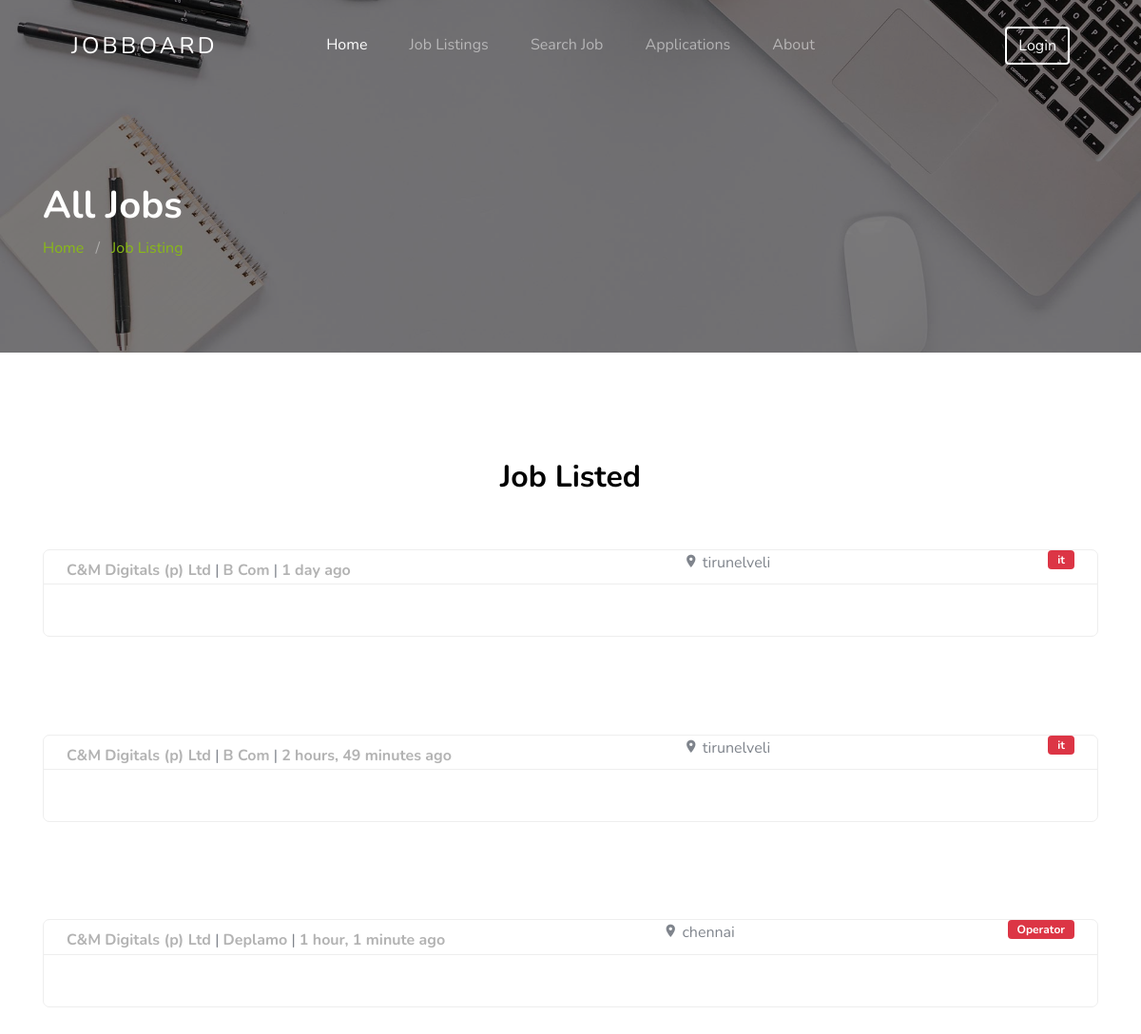
The app's page /alljob with its own data.
### app1/models.py (models this page shows, shortened)
class job(models.Model):
    job_id = models.CharField(max_length=10)
    job_role = models.CharField( max_length=50)
    drive_company_name = models.CharField(max_length=50)
    job_category = models.CharField(max_length=50,)
    job_location = models.CharField(max_length=50)
    qualification = models.CharField(max_length=50)
    vacancies = models.IntegerField()
    experience = models.CharField(max_length=50)
    venue_details = models.TextField(max_length=200, blank=True, null=True)
    published_date = models.DateTimeField(auto_now_add=True)
    last_modified = models.DateTimeField(auto_now_add = True)
    objects = models.Manager()
    jb_manager = jobmanager()
    is_active = models.BooleanField(default=True)
    class Meta:
        db_table = ''
        managed = True
        verbose_name = 'jobDetails'
        verbose_name_plural = 'jobDetailss'

### app1/views.py (the view)
# urls.py: path('alljob', views.view_all_jobs, name="viewall"),
def view_all_jobs(request):
    content = {}
    content['data'] = job.objects.all()
    return render(request, 'dashboard.html',content)

### app1/templates/dashboard.html (shortened to what this page needs)
{% extends 'base.html' %}
{% load static %}
{% block data %}
<section class="section-hero overlay inner-page bg-image" style="background-image: url('images/hero_1.jpg');" id="home-section">
  <div class="container">
    <div class="row">
      <div class="col-md-7">
        <h1 class="text-white font-weight-bold">All Jobs</h1>
        <div class="custom-breadcrumbs">
          <a href="{% url 'index' %}">Home</a> <span class="mx-2 slash">/</span>
          <a href="{% url 'viewall' %}">Job Listing</a>
        </div>
      </div>
    </div>
  </div>
</section>
  <section class="site-section">
    <div class="container">
      <div class="row mb-5 justify-content-center">
        <div class="col-md-7 text-center">
          <h2 class="section-title mb-2">Job Listed</h2>
        </div>
      </div>
      {% for d in data %}
      <ul class="job-listings mb-5">
        <li class="job-listing d-block d-sm-flex pb-3 pb-sm-0 align-items-center">
          <a href="/getjob/{{d.id}}"></a>
          <div class="job-listing-about d-sm-flex custom-width w-100 justify-content-between mx-4">
            <div class="job-listing-position custom-width w-50 mb-3 mb-sm-0">
              <strong>{{d.drive_company_name}} </strong>|
              <strong> {{d.qualification}} </strong>|
              <strong> {{d.published_date|timesince}} ago</strong>
            </div>
            <div class="job-listing-location mb-3 mb-sm-0 custom-width w-25">
              <span class="icon-room"></span> {{d.job_location}}
            </div>
            <div class="job-listing-meta">
              <span class="badge badge-danger">{{d.job_category}}</span>
            </div>
          </div>
        </li>
        <br><br>
        </ul>
        <br><br>
      {% endfor %}
    </div>
  </section>
{% endblock data%}

### app1/static/css/style.css (style rules this page uses)
body { font-weight: 400; font-size: 1rem; line-height: 1.7; position: relative; }
body:after { content: ""; position: absolute; top: 0; left: 0; right: 0; bottom: 0; background: rgba(0, 0, 0, 0.7); z-index: 100; opacity: 0; visibility: hidden; -webkit-transition: .3s all ease; -o-transition: .3s all ease; transition: .3s all ease; }
h1, h2, h3, h4 { color: #000; }
.site-section { padding-top: 7rem; padding-bottom: 7rem; position: relative; z-index: 2; }
.bg-image { background-size: cover; background-position: center center; background-repeat: no-repeat; }
.job-listings { padding: 0; margin: 0; border: 1px solid #eee; border-radius: 7px; overflow: hidden; position: relative; background: #fff; }
.job-listings .badge { color: #fff; padding: 4px 10px; }
.job-listings .job-listing { position: relative; border-bottom: 1px solid #eee; -webkit-transition: .3s all ease; -o-transition: .3s all ease; transition: .3s all ease; }
.job-listings .job-listing a { position: absolute; width: 100%; height: 100%; -webkit-transition: .3s all ease; -o-transition: .3s all ease; transition: .3s all ease; }
.job-listings .job-listing-position strong { color: #b3b3b3; }
.custom-breadcrumbs a { color: #89ba16; }
.custom-breadcrumbs .slash { color: rgba(255, 255, 255, 0.4); }
.section-title { font-size: 2rem; font-weight: 700; }
.section-hero, .section-hero > .container > .row { height: 100vh; min-height: 900px; }
.section-hero.inner-page, .section-hero.inner-page > .container > .row { height: auto; min-height: auto; padding-top: 6em; padding-bottom: 3em; }
.section-hero.overlay, .section-hero.overlay-2 { position: relative; }
.section-hero.overlay:before, .section-hero.overlay-2:before { z-index: 1; position: absolute; content: ""; top: 0; left: 0; right: 0; bottom: 0; background: rgba(0, 0, 0, 0.5); }
.section-hero > .container { z-index: 2; position: relative; }

### records on screen
job: drive_company_name "C&M Digitals (p) Ltd", qualification "B Com", published_date "1 day", job_location "tirunelveli", job_category "it"
job: drive_company_name "C&M Digitals (p) Ltd", qualification "B Com", published_date "2 hours, 49 minutes", job_location "tirunelveli", job_category "it"
job: drive_company_name "C&M Digitals (p) Ltd", qualification "Deplamo", published_date "1 hour, 1 minute", job_location "chennai", job_category "Operator"
